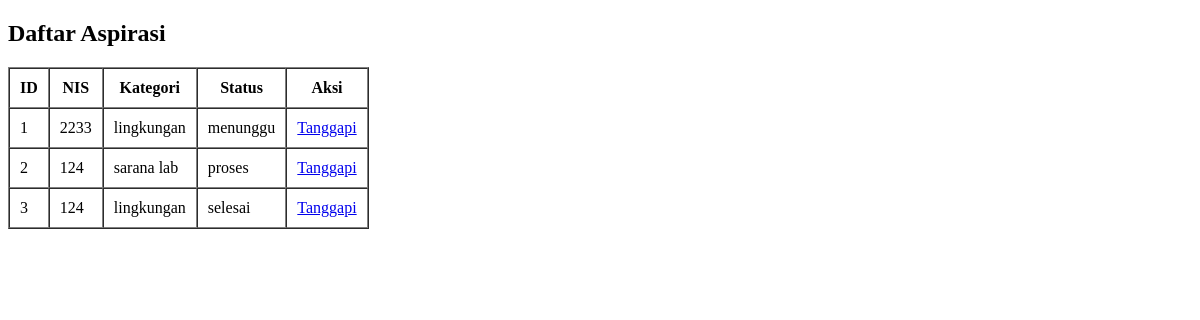
The page /Sekolah-2026-12RPL1-ujikom-fahrotunnida/admin/data-pengaduan.php on the database as committed earlier.
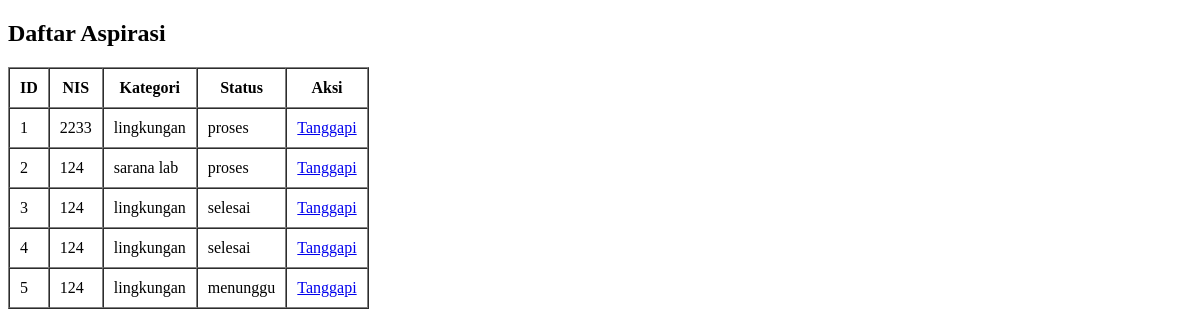
The same page on the database as committed later.
### tables this page shows
CREATE TABLE `kategori` (
  `id_kategori` int(11) NOT NULL,
  `ket_kategori` varchar(30) NOT NULL
);

### Sekolah-2026-12RPL1-ujikom-fahrotunnida/admin/data-pengaduan.php (the view, shortened to what this page needs)
<?php
include '../config/koneksi.php';
$query = mysqli_query($koneksi, "SELECT * FROM `input-aspirasi`
                                 JOIN kategori ON `input-aspirasi`.id_kategori = kategori.id_kategori");
?>
<!DOCTYPE html>
<html lang="en">
<head>
</head>
<body>
    <h2>Daftar Aspirasi</h2>
    <table border="1" cellpadding="10" cellspacing="0">
        <thead>
            <tr>
                <th>ID</th>
                <th>NIS</th>
                <th>Kategori</th>
                <th>Status</th>
                <th>Aksi</th>
            </tr>
        </thead>
        <tbody>
            <?php while($row = mysqli_fetch_assoc($query)) { ?>
            <tr>
                <td><?= $row['id_pelaporan']; ?></td>
                <td><?= $row['nis']; ?></td>
                <td><?= $row['ket_kategori']; ?></td>
                <td><?= $row['status']; ?></td>
                <td>
                    <a href="detail-pengaduan.php?id=<?= $row['id_pelaporan']; ?>">Tanggapi</a>
                </td>
            </tr>
            <?php } ?>
        </tbody>
    </table>
</body>
</html>

Rows that differ between the two databases and show on the page:
changed input-aspirasi id 1: status "menunggu" → "proses"
added input-aspirasi: id_pelaporan "4", nis "124", id_kategori.ket_kategori "lingkungan", status "selesai"
added input-aspirasi: id_pelaporan "5", nis "124", id_kategori.ket_kategori "lingkungan", status "menunggu"
